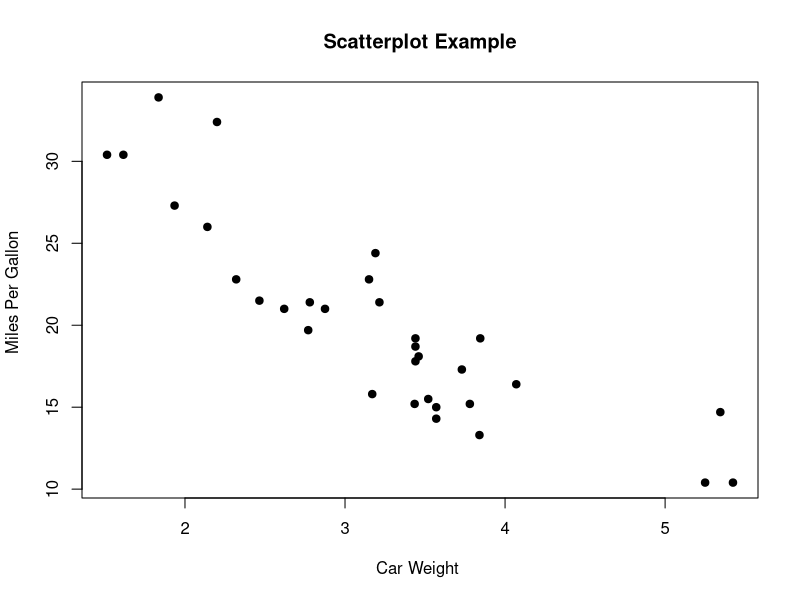

This chart was generated by the following R code:
## ---- chunk 1
sum(1 : 10)
10*(11)/12
## ---- chunk 2
sum(1 : 10)
10*(11)/12
## ---- chunk 3
sum(1 : 10)
10*(11)/12
## ---- chunk 4
attach(mtcars)
plot(wt, mpg, main="Scatterplot Example", 
     xlab="Car Weight ", ylab="Miles Per Gallon ", pch=19)

